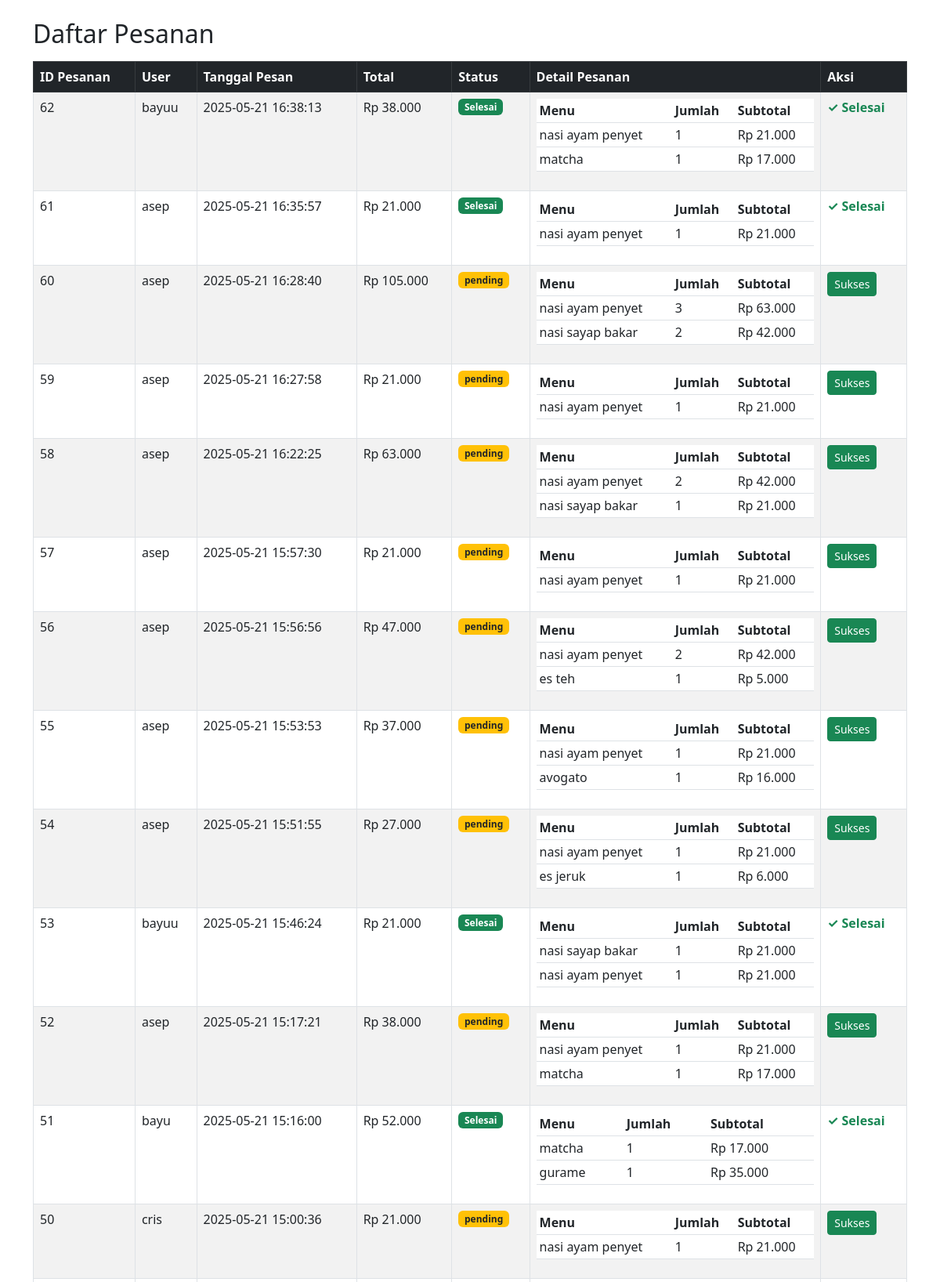
The page /admin/orders.php (upper part) on the database its author committed.
### tables this page shows
CREATE TABLE `pesanan` (
  `id_pesanan` int NOT NULL,
  `id_user` int NOT NULL,
  `tanggal_pesan` datetime DEFAULT CURRENT_TIMESTAMP,
  `total` int NOT NULL,
  `status` varchar(50) DEFAULT 'pending'
);

CREATE TABLE `users` (
  `id_user` int NOT NULL,
  `nama` varchar(100) NOT NULL,
  `email` varchar(100) NOT NULL,
  `password` varchar(255) NOT NULL,
  `level` enum('admin','pelanggan') NOT NULL DEFAULT 'pelanggan'
);

CREATE TABLE `detail_pesanan` (
  `id_detail` int NOT NULL,
  `id_pesanan` int NOT NULL,
  `id_menu` int NOT NULL,
  `jumlah` int NOT NULL,
  `subtotal` int NOT NULL
);

CREATE TABLE `menu` (
  `id_menu` int NOT NULL,
  `image` varchar(255) DEFAULT NULL,
  `name` varchar(100) DEFAULT NULL,
  `harga` varchar(20) DEFAULT NULL,
  `kategori` enum('food','drink') DEFAULT NULL
);

### admin/orders.php (the view, shortened to what this page needs)
<?php
include '../proses/koneksi.php';
$query = "SELECT p.id_pesanan, u.nama, p.tanggal_pesan, p.total, p.status
          FROM pesanan p
          JOIN users u ON p.id_user = u.id_user
          ORDER BY p.tanggal_pesan DESC";
$result = $conn->query($query);
?>
<link href="https://cdn.jsdelivr.net/npm/bootstrap@5.3.0/dist/css/bootstrap.min.css" rel="stylesheet">
<div class="container mt-4">
  <h2 class="mb-3">Daftar Pesanan</h2>
  <table class="table table-bordered table-striped">
    <thead class="table-dark">
      <tr>
        <th>ID Pesanan</th>
        <th>User</th>
        <th>Tanggal Pesan</th>
        <th>Total</th>
        <th>Status</th>
        <th>Detail Pesanan</th>
        <th>Aksi</th>
      </tr>
    </thead>
    <tbody>
      <?php while ($row = $result->fetch_assoc()): ?>
        <tr>
          <td><?= htmlspecialchars($row['id_pesanan']) ?></td>
          <td><?= htmlspecialchars($row['nama']) ?></td>
          <td><?= htmlspecialchars($row['tanggal_pesan']) ?></td>
          <td>Rp <?= number_format($row['total'], 0, ',', '.') ?></td>
          <td>
            <?php
              $status = $row['status'];
              if ($status == 'sukses') {
                echo "<span class='badge bg-success'>Selesai</span>";
              } else {
                echo "<span class='badge bg-warning text-dark'>" . htmlspecialchars($status) . "</span>";
              }
            ?>
          </td>
          <td>
            <?php
            $id_pesanan = $row['id_pesanan'];
            $detailQuery = "SELECT dp.jumlah, dp.subtotal, m.name
                            FROM detail_pesanan dp
                            JOIN menu m ON dp.id_menu = m.id_menu
                            WHERE dp.id_pesanan = ?";
            $stmt = $conn->prepare($detailQuery);
            $stmt->bind_param("i", $id_pesanan);
            $stmt->execute();
            $detailResult = $stmt->get_result();
            echo "<table class='table table-sm'>";
            echo "<tr><th>Menu</th><th>Jumlah</th><th>Subtotal</th></tr>";
            while ($detail = $detailResult->fetch_assoc()) {
                echo "<tr>";
                echo "<td>" . htmlspecialchars($detail['name']) . "</td>";
                echo "<td>" . $detail['jumlah'] . "</td>";
                echo "<td>Rp " . number_format($detail['subtotal'], 0, ',', '.') . "</td>";
                echo "</tr>";
            }
            echo "</table>";
            ?>
          </td>
          <td>
            <?php if ($status !== 'sukses'): ?>
              <form method="post" onsubmit="return confirm('Yakin ingin ubah status menjadi sukses?')">
                <button type="submit" class="btn btn-success btn-sm">Sukses</button>
              </form>
            <?php else: ?>
              <span class="text-success fw-bold">✓ Selesai</span>
            <?php endif; ?>
          </td>
        </tr>
      <?php endwhile; ?>
    </tbody>
  </table>
</div>

### rows shown on the page
pesanan: id_pesanan "62", id_user.nama "bayuu", tanggal_pesan "2025-05-21 16:38:13", total "38.000", status "Selesai"
detail_pesanan: id_menu.name "nasi ayam penyet", jumlah "1", subtotal "21.000"
detail_pesanan: id_menu.name "matcha", jumlah "1", subtotal "17.000"
pesanan: id_pesanan "61", id_user.nama "asep", tanggal_pesan "2025-05-21 16:35:57", total "21.000", status "Selesai"
detail_pesanan: id_menu.name "nasi ayam penyet", jumlah "1", subtotal "21.000"
pesanan: id_pesanan "60", id_user.nama "asep", tanggal_pesan "2025-05-21 16:28:40", total "105.000", status "pending"
detail_pesanan: id_menu.name "nasi ayam penyet", jumlah "3", subtotal "63.000"
detail_pesanan: id_menu.name "nasi sayap bakar", jumlah "2", subtotal "42.000"
pesanan: id_pesanan "59", id_user.nama "asep", tanggal_pesan "2025-05-21 16:27:58", total "21.000", status "pending"
detail_pesanan: id_menu.name "nasi ayam penyet", jumlah "1", subtotal "21.000"
pesanan: id_pesanan "58", id_user.nama "asep", tanggal_pesan "2025-05-21 16:22:25", total "63.000", status "pending"
detail_pesanan: id_menu.name "nasi ayam penyet", jumlah "2", subtotal "42.000"
detail_pesanan: id_menu.name "nasi sayap bakar", jumlah "1", subtotal "21.000"
pesanan: id_pesanan "57", id_user.nama "asep", tanggal_pesan "2025-05-21 15:57:30", total "21.000", status "pending"
detail_pesanan: id_menu.name "nasi ayam penyet", jumlah "1", subtotal "21.000"
pesanan: id_pesanan "56", id_user.nama "asep", tanggal_pesan "2025-05-21 15:56:56", total "47.000", status "pending"
detail_pesanan: id_menu.name "nasi ayam penyet", jumlah "2", subtotal "42.000"
detail_pesanan: id_menu.name "es teh", jumlah "1", subtotal "5.000"
pesanan: id_pesanan "55", id_user.nama "asep", tanggal_pesan "2025-05-21 15:53:53", total "37.000", status "pending"
detail_pesanan: id_menu.name "nasi ayam penyet", jumlah "1", subtotal "21.000"
detail_pesanan: id_menu.name "avogato", jumlah "1", subtotal "16.000"
pesanan: id_pesanan "54", id_user.nama "asep", tanggal_pesan "2025-05-21 15:51:55", total "27.000", status "pending"
detail_pesanan: id_menu.name "nasi ayam penyet", jumlah "1", subtotal "21.000"
detail_pesanan: id_menu.name "es jeruk", jumlah "1", subtotal "6.000"
pesanan: id_pesanan "53", id_user.nama "bayuu", tanggal_pesan "2025-05-21 15:46:24", total "21.000", status "Selesai"
detail_pesanan: id_menu.name "nasi sayap bakar", jumlah "1", subtotal "21.000"
detail_pesanan: id_menu.name "nasi ayam penyet", jumlah "1", subtotal "21.000"
pesanan: id_pesanan "52", id_user.nama "asep", tanggal_pesan "2025-05-21 15:17:21", total "38.000", status "pending"
detail_pesanan: id_menu.name "nasi ayam penyet", jumlah "1", subtotal "21.000"
detail_pesanan: id_menu.name "matcha", jumlah "1", subtotal "17.000"
pesanan: id_pesanan "51", id_user.nama "bayu", tanggal_pesan "2025-05-21 15:16:00", total "52.000", status "Selesai"
detail_pesanan: id_menu.name "matcha", jumlah "1", subtotal "17.000"
detail_pesanan: id_menu.name "gurame", jumlah "1", subtotal "35.000"
pesanan: id_pesanan "50", id_user.nama "cris", tanggal_pesan "2025-05-21 15:00:36", total "21.000", status "pending"
detail_pesanan: id_menu.name "nasi ayam penyet", jumlah "1", subtotal "21.000"
